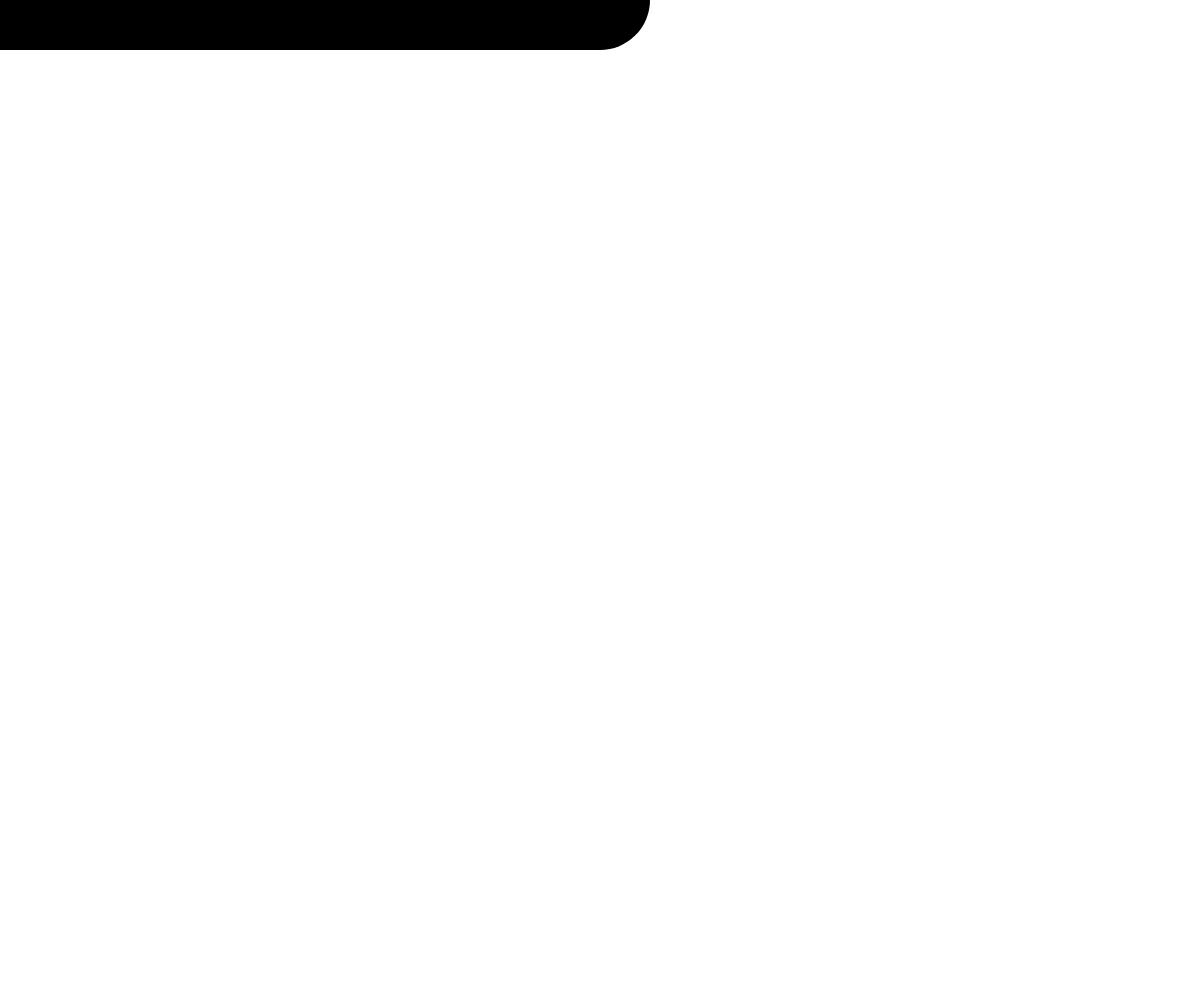
Frame 1 (no input)
Frame 60 (no input): identical to frame 1, image omitted
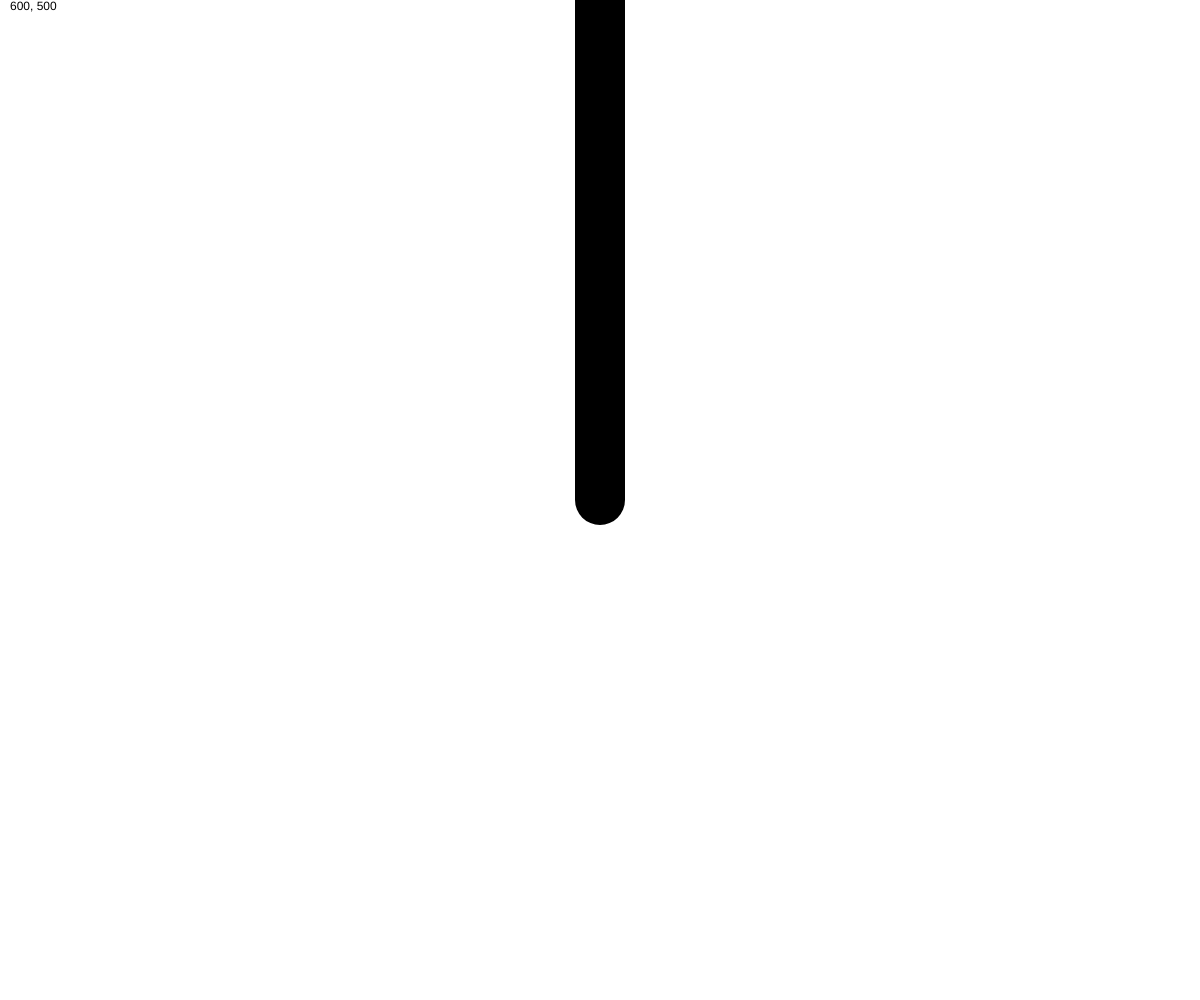
Frame 120 (the mouse pressed at the canvas centre since frame 60)

The p5.js sketch that drew these frames (run headless with seeded random() and noise() and a simulated clock; from frame 60 on, the mouse is pressed at the canvas centre):

// p5.js sketch
// ── sketch.js
function setup() {
  createCanvas(windowWidth,windowHeight)
}

function draw() {
  background('white')
  strokeWeight(100-(mouseY+pmouseY)/20)
  line(windowWidth/2,0,mouseX,mouseY)
  text(mouseX + ", " + mouseY,10,10)
}
